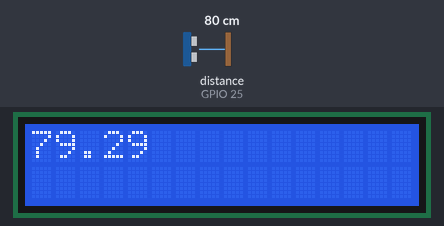
The sketch below on a simulated ESP32. Parts: 16×2 character LCD. Wiring (inferred from the names in the program): ultrasonic range finder: trigger GPIO 14; echo GPIO 25. Inputs (shaded band) come from the test bench; at power-on: distance to the obstacle (sensor on GPIO 25) 80 cm. The echo pulse lasts 58.3 µs per cm.

Above: at 1.2 s.
1.3 s: distance to the obstacle (sensor on GPIO 25) set to 2 cm
At 2.0 s:
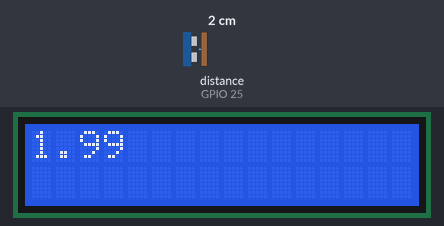
3.1 s: distance to the obstacle (sensor on GPIO 25) set to 4 cm
At 3.5 s:
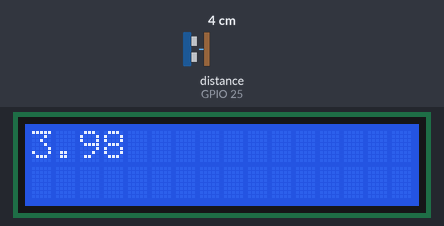
4.6 s: distance to the obstacle (sensor on GPIO 25) set to 9 cm
At 5.0 s:
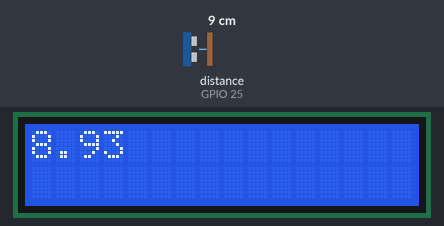
Timing chart, 0 to 7.6 s (numbered marks = the images above; inputs shaded):
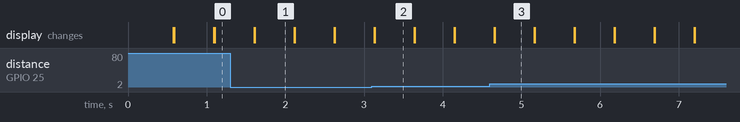

Measured:
- after the input at 1.3 s, the display: first differs from a run without the input after 0.31 s (image 1)
- after the input at 3.1 s, the display: first differs from a run without the input at once (image 2)
- after the input at 4.6 s, the display: first differs from a run without the input after 0.06 s (image 3)
- what the display in image 1 shows lasts 0.5 s, from 1.6 s to 2.1 s

The sketch:

ultrasonic_lcdi2c.ino
```cpp
#include <LiquidCrystal_I2C.h>

const int Trig = 14; // Define pin for Trigger of Ultrasonic Sensor
const int Echo = 25; // Define pin for Echo of Ultrasonic Sensor
float jarak, waktu; // Declare variables for distance and time
LiquidCrystal_I2C lcd(0x27, 16, 2);
#define Suara 0.034 // Define speed of sound in cm/us

void setup() {
  // put your setup code here, to run once:
  pinMode(Trig, OUTPUT); // Set Trigger pin as output
  pinMode(Echo, INPUT); // Set Echo pin as input
  lcd.init();
  lcd.backlight();
}

void loop() {
  // put your main code here, to run repeatedly:
  digitalWrite(Trig, HIGH); // Send a 10us high pulse on Trig pin
  delayMicroseconds(10);
  digitalWrite(Trig, LOW);
  waktu = pulseIn(Echo, HIGH); // Read the time for which the Echo pin stays high
  jarak = waktu * Suara/2; // Calculate the distance
  lcd.setCursor(0, 0);
  lcd.print(jarak);
  delay(500);
  lcd.clear();

}
```
